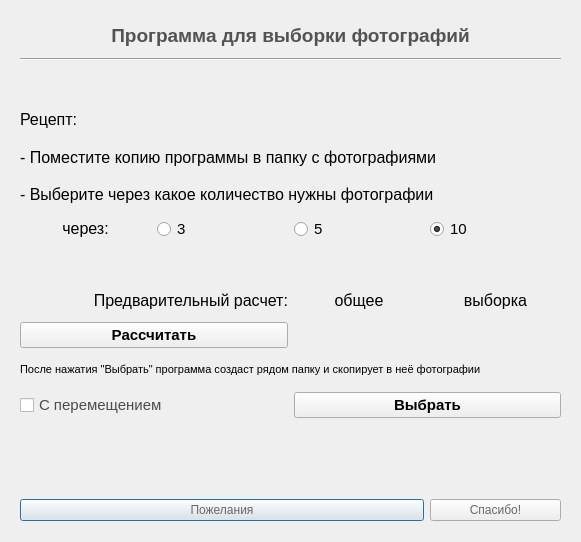
<?xml version="1.0" encoding="UTF-8"?>
<ui version="4.0">
 <class>Dialog</class>
 <widget class="QDialog" name="Dialog">
  <property name="windowModality">
   <enum>Qt::NonModal</enum>
  </property>
  <property name="geometry">
   <rect>
    <x>0</x>
    <y>0</y>
    <width>581</width>
    <height>542</height>
   </rect>
  </property>
  <property name="contextMenuPolicy">
   <enum>Qt::NoContextMenu</enum>
  </property>
  <property name="acceptDrops">
   <bool>false</bool>
  </property>
  <property name="windowTitle">
   <string>hiSampler_v1</string>
  </property>
  <property name="windowIcon">
   <iconset>
    <normaloff>Favicon.png</normaloff>Favicon.png</iconset>
  </property>
  <property name="whatsThis">
   <string/>
  </property>
  <property name="locale">
   <locale language="English" country="UnitedStates"/>
  </property>
  <property name="inputMethodHints">
   <set>Qt::ImhNone</set>
  </property>
  <widget class="QWidget" name="gridLayoutWidget">
   <property name="geometry">
    <rect>
     <x>20</x>
     <y>20</y>
     <width>541</width>
     <height>501</height>
    </rect>
   </property>
   <layout class="QGridLayout" name="gridLayout">
    <item row="9" column="0" colspan="4">
     <widget class="QLabel" name="label_7">
      <property name="palette">
       <palette>
        <active>
         <colorrole role="WindowText">
          <brush brushstyle="SolidPattern">
           <color alpha="255">
            <red>83</red>
            <green>83</green>
            <blue>83</blue>
           </color>
          </brush>
         </colorrole>
         <colorrole role="Text">
          <brush brushstyle="SolidPattern">
           <color alpha="255">
            <red>76</red>
            <green>76</green>
            <blue>76</blue>
           </color>
          </brush>
         </colorrole>
        </active>
        <inactive>
         <colorrole role="WindowText">
          <brush brushstyle="SolidPattern">
           <color alpha="255">
            <red>0</red>
            <green>0</green>
            <blue>0</blue>
           </color>
          </brush>
         </colorrole>
         <colorrole role="Text">
          <brush brushstyle="SolidPattern">
           <color alpha="255">
            <red>0</red>
            <green>0</green>
            <blue>0</blue>
           </color>
          </brush>
         </colorrole>
        </inactive>
        <disabled>
         <colorrole role="WindowText">
          <brush brushstyle="SolidPattern">
           <color alpha="255">
            <red>120</red>
            <green>120</green>
            <blue>120</blue>
           </color>
          </brush>
         </colorrole>
         <colorrole role="Text">
          <brush brushstyle="SolidPattern">
           <color alpha="255">
            <red>120</red>
            <green>120</green>
            <blue>120</blue>
           </color>
          </brush>
         </colorrole>
        </disabled>
       </palette>
      </property>
      <property name="font">
       <font>
        <pointsize>12</pointsize>
        <weight>50</weight>
        <bold>false</bold>
       </font>
      </property>
      <property name="text">
       <string/>
      </property>
      <property name="alignment">
       <set>Qt::AlignLeading|Qt::AlignLeft|Qt::AlignVCenter</set>
      </property>
      <property name="textInteractionFlags">
       <set>Qt::LinksAccessibleByMouse|Qt::TextSelectableByMouse</set>
      </property>
     </widget>
    </item>
    <item row="7" column="0" colspan="4">
     <widget class="QLabel" name="label_5">
      <property name="palette">
       <palette>
        <active>
         <colorrole role="WindowText">
          <brush brushstyle="SolidPattern">
           <color alpha="255">
            <red>83</red>
            <green>83</green>
            <blue>83</blue>
           </color>
          </brush>
         </colorrole>
         <colorrole role="Text">
          <brush brushstyle="SolidPattern">
           <color alpha="255">
            <red>76</red>
            <green>76</green>
            <blue>76</blue>
           </color>
          </brush>
         </colorrole>
        </active>
        <inactive>
         <colorrole role="WindowText">
          <brush brushstyle="SolidPattern">
           <color alpha="255">
            <red>0</red>
            <green>0</green>
            <blue>0</blue>
           </color>
          </brush>
         </colorrole>
         <colorrole role="Text">
          <brush brushstyle="SolidPattern">
           <color alpha="255">
            <red>0</red>
            <green>0</green>
            <blue>0</blue>
           </color>
          </brush>
         </colorrole>
        </inactive>
        <disabled>
         <colorrole role="WindowText">
          <brush brushstyle="SolidPattern">
           <color alpha="255">
            <red>120</red>
            <green>120</green>
            <blue>120</blue>
           </color>
          </brush>
         </colorrole>
         <colorrole role="Text">
          <brush brushstyle="SolidPattern">
           <color alpha="255">
            <red>120</red>
            <green>120</green>
            <blue>120</blue>
           </color>
          </brush>
         </colorrole>
        </disabled>
       </palette>
      </property>
      <property name="font">
       <font>
        <pointsize>12</pointsize>
        <weight>50</weight>
        <bold>false</bold>
       </font>
      </property>
      <property name="text">
       <string>- Выберите через какое количество нужны фотографии</string>
      </property>
      <property name="alignment">
       <set>Qt::AlignLeading|Qt::AlignLeft|Qt::AlignVCenter</set>
      </property>
      <property name="textInteractionFlags">
       <set>Qt::LinksAccessibleByMouse|Qt::TextSelectableByMouse</set>
      </property>
     </widget>
    </item>
    <item row="16" column="0" colspan="3">
     <widget class="QPushButton" name="pb_wishes">
      <property name="palette">
       <palette>
        <active>
         <colorrole role="ButtonText">
          <brush brushstyle="SolidPattern">
           <color alpha="255">
            <red>104</red>
            <green>104</green>
            <blue>104</blue>
           </color>
          </brush>
         </colorrole>
        </active>
        <inactive>
         <colorrole role="ButtonText">
          <brush brushstyle="SolidPattern">
           <color alpha="255">
            <red>104</red>
            <green>104</green>
            <blue>104</blue>
           </color>
          </brush>
         </colorrole>
        </inactive>
        <disabled>
         <colorrole role="ButtonText">
          <brush brushstyle="SolidPattern">
           <color alpha="255">
            <red>120</red>
            <green>120</green>
            <blue>120</blue>
           </color>
          </brush>
         </colorrole>
        </disabled>
       </palette>
      </property>
      <property name="text">
       <string>Пожелания</string>
      </property>
      <property name="autoExclusive">
       <bool>false</bool>
      </property>
      <property name="autoDefault">
       <bool>true</bool>
      </property>
     </widget>
    </item>
    <item row="0" column="0" colspan="4">
     <widget class="QLabel" name="label_1">
      <property name="palette">
       <palette>
        <active>
         <colorrole role="WindowText">
          <brush brushstyle="SolidPattern">
           <color alpha="255">
            <red>83</red>
            <green>83</green>
            <blue>83</blue>
           </color>
          </brush>
         </colorrole>
         <colorrole role="Text">
          <brush brushstyle="SolidPattern">
           <color alpha="255">
            <red>76</red>
            <green>76</green>
            <blue>76</blue>
           </color>
          </brush>
         </colorrole>
        </active>
        <inactive>
         <colorrole role="WindowText">
          <brush brushstyle="SolidPattern">
           <color alpha="255">
            <red>83</red>
            <green>83</green>
            <blue>83</blue>
           </color>
          </brush>
         </colorrole>
         <colorrole role="Text">
          <brush brushstyle="SolidPattern">
           <color alpha="255">
            <red>83</red>
            <green>83</green>
            <blue>83</blue>
           </color>
          </brush>
         </colorrole>
        </inactive>
        <disabled>
         <colorrole role="WindowText">
          <brush brushstyle="SolidPattern">
           <color alpha="255">
            <red>83</red>
            <green>83</green>
            <blue>83</blue>
           </color>
          </brush>
         </colorrole>
         <colorrole role="Text">
          <brush brushstyle="SolidPattern">
           <color alpha="255">
            <red>120</red>
            <green>120</green>
            <blue>120</blue>
           </color>
          </brush>
         </colorrole>
        </disabled>
       </palette>
      </property>
      <property name="font">
       <font>
        <pointsize>14</pointsize>
        <weight>75</weight>
        <bold>true</bold>
       </font>
      </property>
      <property name="text">
       <string>Программа для выборки фотографий</string>
      </property>
      <property name="alignment">
       <set>Qt::AlignCenter</set>
      </property>
      <property name="textInteractionFlags">
       <set>Qt::LinksAccessibleByMouse|Qt::TextSelectableByMouse</set>
      </property>
     </widget>
    </item>
    <item row="12" column="0" colspan="4">
     <widget class="QLabel" name="label_92">
      <property name="palette">
       <palette>
        <active>
         <colorrole role="WindowText">
          <brush brushstyle="SolidPattern">
           <color alpha="255">
            <red>83</red>
            <green>83</green>
            <blue>83</blue>
           </color>
          </brush>
         </colorrole>
         <colorrole role="Text">
          <brush brushstyle="SolidPattern">
           <color alpha="255">
            <red>76</red>
            <green>76</green>
            <blue>76</blue>
           </color>
          </brush>
         </colorrole>
        </active>
        <inactive>
         <colorrole role="WindowText">
          <brush brushstyle="SolidPattern">
           <color alpha="255">
            <red>0</red>
            <green>0</green>
            <blue>0</blue>
           </color>
          </brush>
         </colorrole>
         <colorrole role="Text">
          <brush brushstyle="SolidPattern">
           <color alpha="255">
            <red>0</red>
            <green>0</green>
            <blue>0</blue>
           </color>
          </brush>
         </colorrole>
        </inactive>
        <disabled>
         <colorrole role="WindowText">
          <brush brushstyle="SolidPattern">
           <color alpha="255">
            <red>120</red>
            <green>120</green>
            <blue>120</blue>
           </color>
          </brush>
         </colorrole>
         <colorrole role="Text">
          <brush brushstyle="SolidPattern">
           <color alpha="255">
            <red>120</red>
            <green>120</green>
            <blue>120</blue>
           </color>
          </brush>
         </colorrole>
        </disabled>
       </palette>
      </property>
      <property name="font">
       <font>
        <pointsize>8</pointsize>
        <weight>50</weight>
        <bold>false</bold>
       </font>
      </property>
      <property name="text">
       <string>После нажатия &quot;Выбрать&quot; программа создаст рядом папку и скопирует в неё фотографии</string>
      </property>
      <property name="alignment">
       <set>Qt::AlignLeading|Qt::AlignLeft|Qt::AlignVCenter</set>
      </property>
      <property name="textInteractionFlags">
       <set>Qt::LinksAccessibleByMouse|Qt::TextSelectableByMouse</set>
      </property>
     </widget>
    </item>
    <item row="13" column="2" colspan="2">
     <widget class="QPushButton" name="pb_choice">
      <property name="enabled">
       <bool>true</bool>
      </property>
      <property name="minimumSize">
       <size>
        <width>0</width>
        <height>0</height>
       </size>
      </property>
      <property name="palette">
       <palette>
        <active>
         <colorrole role="WindowText">
          <brush brushstyle="SolidPattern">
           <color alpha="255">
            <red>83</red>
            <green>83</green>
            <blue>83</blue>
           </color>
          </brush>
         </colorrole>
         <colorrole role="Text">
          <brush brushstyle="SolidPattern">
           <color alpha="255">
            <red>76</red>
            <green>76</green>
            <blue>76</blue>
           </color>
          </brush>
         </colorrole>
        </active>
        <inactive>
         <colorrole role="WindowText">
          <brush brushstyle="SolidPattern">
           <color alpha="255">
            <red>0</red>
            <green>0</green>
            <blue>0</blue>
           </color>
          </brush>
         </colorrole>
         <colorrole role="Text">
          <brush brushstyle="SolidPattern">
           <color alpha="255">
            <red>0</red>
            <green>0</green>
            <blue>0</blue>
           </color>
          </brush>
         </colorrole>
        </inactive>
        <disabled>
         <colorrole role="WindowText">
          <brush brushstyle="SolidPattern">
           <color alpha="255">
            <red>120</red>
            <green>120</green>
            <blue>120</blue>
           </color>
          </brush>
         </colorrole>
         <colorrole role="Text">
          <brush brushstyle="SolidPattern">
           <color alpha="255">
            <red>120</red>
            <green>120</green>
            <blue>120</blue>
           </color>
          </brush>
         </colorrole>
        </disabled>
       </palette>
      </property>
      <property name="font">
       <font>
        <pointsize>11</pointsize>
        <weight>75</weight>
        <bold>true</bold>
       </font>
      </property>
      <property name="text">
       <string>Выбрать</string>
      </property>
     </widget>
    </item>
    <item row="15" column="0" colspan="4">
     <widget class="QLabel" name="op_wishes_thanks">
      <property name="font">
       <font>
        <pointsize>11</pointsize>
       </font>
      </property>
      <property name="mouseTracking">
       <bool>false</bool>
      </property>
      <property name="text">
       <string/>
      </property>
      <property name="alignment">
       <set>Qt::AlignHCenter|Qt::AlignTop</set>
      </property>
      <property name="wordWrap">
       <bool>true</bool>
      </property>
      <property name="textInteractionFlags">
       <set>Qt::LinksAccessibleByMouse|Qt::TextSelectableByMouse</set>
      </property>
      <property name="buddy">
       <cstring>pb_wishes</cstring>
      </property>
     </widget>
    </item>
    <item row="2" column="0" colspan="4">
     <widget class="QLabel" name="label_2">
      <property name="palette">
       <palette>
        <active>
         <colorrole role="WindowText">
          <brush brushstyle="SolidPattern">
           <color alpha="255">
            <red>83</red>
            <green>83</green>
            <blue>83</blue>
           </color>
          </brush>
         </colorrole>
         <colorrole role="Text">
          <brush brushstyle="SolidPattern">
           <color alpha="255">
            <red>76</red>
            <green>76</green>
            <blue>76</blue>
           </color>
          </brush>
         </colorrole>
        </active>
        <inactive>
         <colorrole role="WindowText">
          <brush brushstyle="SolidPattern">
           <color alpha="255">
            <red>0</red>
            <green>0</green>
            <blue>0</blue>
           </color>
          </brush>
         </colorrole>
         <colorrole role="Text">
          <brush brushstyle="SolidPattern">
           <color alpha="255">
            <red>0</red>
            <green>0</green>
            <blue>0</blue>
           </color>
          </brush>
         </colorrole>
        </inactive>
        <disabled>
         <colorrole role="WindowText">
          <brush brushstyle="SolidPattern">
           <color alpha="255">
            <red>120</red>
            <green>120</green>
            <blue>120</blue>
           </color>
          </brush>
         </colorrole>
         <colorrole role="Text">
          <brush brushstyle="SolidPattern">
           <color alpha="255">
            <red>120</red>
            <green>120</green>
            <blue>120</blue>
           </color>
          </brush>
         </colorrole>
        </disabled>
       </palette>
      </property>
      <property name="font">
       <font>
        <pointsize>12</pointsize>
        <weight>50</weight>
        <bold>false</bold>
       </font>
      </property>
      <property name="text">
       <string/>
      </property>
      <property name="alignment">
       <set>Qt::AlignLeading|Qt::AlignLeft|Qt::AlignVCenter</set>
      </property>
      <property name="textInteractionFlags">
       <set>Qt::LinksAccessibleByMouse|Qt::TextSelectableByMouse</set>
      </property>
     </widget>
    </item>
    <item row="6" column="0" colspan="4">
     <widget class="QLabel" name="label_4">
      <property name="palette">
       <palette>
        <active>
         <colorrole role="WindowText">
          <brush brushstyle="SolidPattern">
           <color alpha="255">
            <red>83</red>
            <green>83</green>
            <blue>83</blue>
           </color>
          </brush>
         </colorrole>
         <colorrole role="Text">
          <brush brushstyle="SolidPattern">
           <color alpha="255">
            <red>76</red>
            <green>76</green>
            <blue>76</blue>
           </color>
          </brush>
         </colorrole>
        </active>
        <inactive>
         <colorrole role="WindowText">
          <brush brushstyle="SolidPattern">
           <color alpha="255">
            <red>0</red>
            <green>0</green>
            <blue>0</blue>
           </color>
          </brush>
         </colorrole>
         <colorrole role="Text">
          <brush brushstyle="SolidPattern">
           <color alpha="255">
            <red>0</red>
            <green>0</green>
            <blue>0</blue>
           </color>
          </brush>
         </colorrole>
        </inactive>
        <disabled>
         <colorrole role="WindowText">
          <brush brushstyle="SolidPattern">
           <color alpha="255">
            <red>120</red>
            <green>120</green>
            <blue>120</blue>
           </color>
          </brush>
         </colorrole>
         <colorrole role="Text">
          <brush brushstyle="SolidPattern">
           <color alpha="255">
            <red>120</red>
            <green>120</green>
            <blue>120</blue>
           </color>
          </brush>
         </colorrole>
        </disabled>
       </palette>
      </property>
      <property name="font">
       <font>
        <pointsize>12</pointsize>
        <weight>50</weight>
        <bold>false</bold>
       </font>
      </property>
      <property name="text">
       <string>- Поместите копию программы в папку c фотографиями</string>
      </property>
      <property name="alignment">
       <set>Qt::AlignLeading|Qt::AlignLeft|Qt::AlignVCenter</set>
      </property>
      <property name="textInteractionFlags">
       <set>Qt::LinksAccessibleByMouse|Qt::TextSelectableByMouse</set>
      </property>
     </widget>
    </item>
    <item row="10" column="2">
     <widget class="QLabel" name="label_9">
      <property name="palette">
       <palette>
        <active>
         <colorrole role="WindowText">
          <brush brushstyle="SolidPattern">
           <color alpha="255">
            <red>83</red>
            <green>83</green>
            <blue>83</blue>
           </color>
          </brush>
         </colorrole>
         <colorrole role="Text">
          <brush brushstyle="SolidPattern">
           <color alpha="255">
            <red>76</red>
            <green>76</green>
            <blue>76</blue>
           </color>
          </brush>
         </colorrole>
        </active>
        <inactive>
         <colorrole role="WindowText">
          <brush brushstyle="SolidPattern">
           <color alpha="255">
            <red>0</red>
            <green>0</green>
            <blue>0</blue>
           </color>
          </brush>
         </colorrole>
         <colorrole role="Text">
          <brush brushstyle="SolidPattern">
           <color alpha="255">
            <red>0</red>
            <green>0</green>
            <blue>0</blue>
           </color>
          </brush>
         </colorrole>
        </inactive>
        <disabled>
         <colorrole role="WindowText">
          <brush brushstyle="SolidPattern">
           <color alpha="255">
            <red>120</red>
            <green>120</green>
            <blue>120</blue>
           </color>
          </brush>
         </colorrole>
         <colorrole role="Text">
          <brush brushstyle="SolidPattern">
           <color alpha="255">
            <red>120</red>
            <green>120</green>
            <blue>120</blue>
           </color>
          </brush>
         </colorrole>
        </disabled>
       </palette>
      </property>
      <property name="font">
       <font>
        <pointsize>12</pointsize>
        <weight>50</weight>
        <bold>false</bold>
       </font>
      </property>
      <property name="text">
       <string>общее</string>
      </property>
      <property name="alignment">
       <set>Qt::AlignCenter</set>
      </property>
      <property name="textInteractionFlags">
       <set>Qt::LinksAccessibleByMouse|Qt::TextSelectableByMouse</set>
      </property>
     </widget>
    </item>
    <item row="10" column="3">
     <widget class="QLabel" name="label_91">
      <property name="palette">
       <palette>
        <active>
         <colorrole role="WindowText">
          <brush brushstyle="SolidPattern">
           <color alpha="255">
            <red>83</red>
            <green>83</green>
            <blue>83</blue>
           </color>
          </brush>
         </colorrole>
         <colorrole role="Text">
          <brush brushstyle="SolidPattern">
           <color alpha="255">
            <red>76</red>
            <green>76</green>
            <blue>76</blue>
           </color>
          </brush>
         </colorrole>
        </active>
        <inactive>
         <colorrole role="WindowText">
          <brush brushstyle="SolidPattern">
           <color alpha="255">
            <red>0</red>
            <green>0</green>
            <blue>0</blue>
           </color>
          </brush>
         </colorrole>
         <colorrole role="Text">
          <brush brushstyle="SolidPattern">
           <color alpha="255">
            <red>0</red>
            <green>0</green>
            <blue>0</blue>
           </color>
          </brush>
         </colorrole>
        </inactive>
        <disabled>
         <colorrole role="WindowText">
          <brush brushstyle="SolidPattern">
           <color alpha="255">
            <red>120</red>
            <green>120</green>
            <blue>120</blue>
           </color>
          </brush>
         </colorrole>
         <colorrole role="Text">
          <brush brushstyle="SolidPattern">
           <color alpha="255">
            <red>120</red>
            <green>120</green>
            <blue>120</blue>
           </color>
          </brush>
         </colorrole>
        </disabled>
       </palette>
      </property>
      <property name="font">
       <font>
        <pointsize>12</pointsize>
        <weight>50</weight>
        <bold>false</bold>
       </font>
      </property>
      <property name="text">
       <string>выборка</string>
      </property>
      <property name="alignment">
       <set>Qt::AlignCenter</set>
      </property>
      <property name="textInteractionFlags">
       <set>Qt::LinksAccessibleByMouse|Qt::TextSelectableByMouse</set>
      </property>
     </widget>
    </item>
    <item row="1" column="0" colspan="4">
     <widget class="Line" name="line">
      <property name="orientation">
       <enum>Qt::Horizontal</enum>
      </property>
     </widget>
    </item>
    <item row="11" column="3">
     <widget class="QLabel" name="op_sample_num">
      <property name="font">
       <font>
        <pointsize>15</pointsize>
       </font>
      </property>
      <property name="mouseTracking">
       <bool>false</bool>
      </property>
      <property name="text">
       <string/>
      </property>
      <property name="alignment">
       <set>Qt::AlignCenter</set>
      </property>
      <property name="wordWrap">
       <bool>true</bool>
      </property>
      <property name="textInteractionFlags">
       <set>Qt::LinksAccessibleByMouse|Qt::TextSelectableByMouse</set>
      </property>
     </widget>
    </item>
    <item row="5" column="0">
     <widget class="QLabel" name="label_3">
      <property name="palette">
       <palette>
        <active>
         <colorrole role="WindowText">
          <brush brushstyle="SolidPattern">
           <color alpha="255">
            <red>83</red>
            <green>83</green>
            <blue>83</blue>
           </color>
          </brush>
         </colorrole>
         <colorrole role="Text">
          <brush brushstyle="SolidPattern">
           <color alpha="255">
            <red>76</red>
            <green>76</green>
            <blue>76</blue>
           </color>
          </brush>
         </colorrole>
        </active>
        <inactive>
         <colorrole role="WindowText">
          <brush brushstyle="SolidPattern">
           <color alpha="255">
            <red>0</red>
            <green>0</green>
            <blue>0</blue>
           </color>
          </brush>
         </colorrole>
         <colorrole role="Text">
          <brush brushstyle="SolidPattern">
           <color alpha="255">
            <red>0</red>
            <green>0</green>
            <blue>0</blue>
           </color>
          </brush>
         </colorrole>
        </inactive>
        <disabled>
         <colorrole role="WindowText">
          <brush brushstyle="SolidPattern">
           <color alpha="255">
            <red>120</red>
            <green>120</green>
            <blue>120</blue>
           </color>
          </brush>
         </colorrole>
         <colorrole role="Text">
          <brush brushstyle="SolidPattern">
           <color alpha="255">
            <red>120</red>
            <green>120</green>
            <blue>120</blue>
           </color>
          </brush>
         </colorrole>
        </disabled>
       </palette>
      </property>
      <property name="font">
       <font>
        <pointsize>12</pointsize>
        <weight>50</weight>
        <bold>false</bold>
       </font>
      </property>
      <property name="text">
       <string>Рецепт:</string>
      </property>
      <property name="alignment">
       <set>Qt::AlignLeading|Qt::AlignLeft|Qt::AlignVCenter</set>
      </property>
      <property name="textInteractionFlags">
       <set>Qt::LinksAccessibleByMouse|Qt::TextSelectableByMouse</set>
      </property>
     </widget>
    </item>
    <item row="8" column="2">
     <widget class="QRadioButton" name="rb_over_5">
      <property name="enabled">
       <bool>true</bool>
      </property>
      <property name="palette">
       <palette>
        <active>
         <colorrole role="WindowText">
          <brush brushstyle="SolidPattern">
           <color alpha="255">
            <red>83</red>
            <green>83</green>
            <blue>83</blue>
           </color>
          </brush>
         </colorrole>
         <colorrole role="Text">
          <brush brushstyle="SolidPattern">
           <color alpha="255">
            <red>76</red>
            <green>76</green>
            <blue>76</blue>
           </color>
          </brush>
         </colorrole>
        </active>
        <inactive>
         <colorrole role="WindowText">
          <brush brushstyle="SolidPattern">
           <color alpha="255">
            <red>0</red>
            <green>0</green>
            <blue>0</blue>
           </color>
          </brush>
         </colorrole>
         <colorrole role="Text">
          <brush brushstyle="SolidPattern">
           <color alpha="255">
            <red>0</red>
            <green>0</green>
            <blue>0</blue>
           </color>
          </brush>
         </colorrole>
        </inactive>
        <disabled>
         <colorrole role="WindowText">
          <brush brushstyle="SolidPattern">
           <color alpha="255">
            <red>120</red>
            <green>120</green>
            <blue>120</blue>
           </color>
          </brush>
         </colorrole>
         <colorrole role="Text">
          <brush brushstyle="SolidPattern">
           <color alpha="255">
            <red>120</red>
            <green>120</green>
            <blue>120</blue>
           </color>
          </brush>
         </colorrole>
        </disabled>
       </palette>
      </property>
      <property name="font">
       <font>
        <pointsize>11</pointsize>
       </font>
      </property>
      <property name="layoutDirection">
       <enum>Qt::LeftToRight</enum>
      </property>
      <property name="text">
       <string>5</string>
      </property>
      <property name="checked">
       <bool>false</bool>
      </property>
      <property name="autoExclusive">
       <bool>true</bool>
      </property>
     </widget>
    </item>
    <item row="8" column="1">
     <widget class="QRadioButton" name="rb_over_3">
      <property name="enabled">
       <bool>true</bool>
      </property>
      <property name="palette">
       <palette>
        <active>
         <colorrole role="WindowText">
          <brush brushstyle="SolidPattern">
           <color alpha="255">
            <red>83</red>
            <green>83</green>
            <blue>83</blue>
           </color>
          </brush>
         </colorrole>
         <colorrole role="Text">
          <brush brushstyle="SolidPattern">
           <color alpha="255">
            <red>76</red>
            <green>76</green>
            <blue>76</blue>
           </color>
          </brush>
         </colorrole>
        </active>
        <inactive>
         <colorrole role="WindowText">
          <brush brushstyle="SolidPattern">
           <color alpha="255">
            <red>0</red>
            <green>0</green>
            <blue>0</blue>
           </color>
          </brush>
         </colorrole>
         <colorrole role="Text">
          <brush brushstyle="SolidPattern">
           <color alpha="255">
            <red>0</red>
            <green>0</green>
            <blue>0</blue>
           </color>
          </brush>
         </colorrole>
        </inactive>
        <disabled>
         <colorrole role="WindowText">
          <brush brushstyle="SolidPattern">
           <color alpha="255">
            <red>120</red>
            <green>120</green>
            <blue>120</blue>
           </color>
          </brush>
         </colorrole>
         <colorrole role="Text">
          <brush brushstyle="SolidPattern">
           <color alpha="255">
            <red>120</red>
            <green>120</green>
            <blue>120</blue>
           </color>
          </brush>
         </colorrole>
        </disabled>
       </palette>
      </property>
      <property name="font">
       <font>
        <pointsize>11</pointsize>
       </font>
      </property>
      <property name="layoutDirection">
       <enum>Qt::LeftToRight</enum>
      </property>
      <property name="text">
       <string>3</string>
      </property>
      <property name="checked">
       <bool>false</bool>
      </property>
      <property name="autoExclusive">
       <bool>true</bool>
      </property>
     </widget>
    </item>
    <item row="13" column="0" colspan="2">
     <widget class="QCheckBox" name="cb_move">
      <property name="palette">
       <palette>
        <active>
         <colorrole role="WindowText">
          <brush brushstyle="SolidPattern">
           <color alpha="255">
            <red>76</red>
            <green>76</green>
            <blue>76</blue>
           </color>
          </brush>
         </colorrole>
         <colorrole role="Text">
          <brush brushstyle="SolidPattern">
           <color alpha="255">
            <red>76</red>
            <green>76</green>
            <blue>76</blue>
           </color>
          </brush>
         </colorrole>
        </active>
        <inactive>
         <colorrole role="WindowText">
          <brush brushstyle="SolidPattern">
           <color alpha="255">
            <red>76</red>
            <green>76</green>
            <blue>76</blue>
           </color>
          </brush>
         </colorrole>
         <colorrole role="Text">
          <brush brushstyle="SolidPattern">
           <color alpha="255">
            <red>76</red>
            <green>76</green>
            <blue>76</blue>
           </color>
          </brush>
         </colorrole>
        </inactive>
        <disabled>
         <colorrole role="WindowText">
          <brush brushstyle="SolidPattern">
           <color alpha="255">
            <red>120</red>
            <green>120</green>
            <blue>120</blue>
           </color>
          </brush>
         </colorrole>
         <colorrole role="Text">
          <brush brushstyle="SolidPattern">
           <color alpha="255">
            <red>120</red>
            <green>120</green>
            <blue>120</blue>
           </color>
          </brush>
         </colorrole>
        </disabled>
       </palette>
      </property>
      <property name="font">
       <font>
        <pointsize>11</pointsize>
       </font>
      </property>
      <property name="text">
       <string>С перемещением</string>
      </property>
     </widget>
    </item>
    <item row="16" column="3">
     <widget class="QPushButton" name="pb_thanks">
      <property name="palette">
       <palette>
        <active>
         <colorrole role="ButtonText">
          <brush brushstyle="SolidPattern">
           <color alpha="255">
            <red>104</red>
            <green>104</green>
            <blue>104</blue>
           </color>
          </brush>
         </colorrole>
        </active>
        <inactive>
         <colorrole role="ButtonText">
          <brush brushstyle="SolidPattern">
           <color alpha="255">
            <red>104</red>
            <green>104</green>
            <blue>104</blue>
           </color>
          </brush>
         </colorrole>
        </inactive>
        <disabled>
         <colorrole role="ButtonText">
          <brush brushstyle="SolidPattern">
           <color alpha="255">
            <red>120</red>
            <green>120</green>
            <blue>120</blue>
           </color>
          </brush>
         </colorrole>
        </disabled>
       </palette>
      </property>
      <property name="text">
       <string>Спасибо!</string>
      </property>
     </widget>
    </item>
    <item row="11" column="2">
     <widget class="QLabel" name="op_total_num">
      <property name="font">
       <font>
        <pointsize>15</pointsize>
       </font>
      </property>
      <property name="mouseTracking">
       <bool>false</bool>
      </property>
      <property name="text">
       <string/>
      </property>
      <property name="alignment">
       <set>Qt::AlignCenter</set>
      </property>
      <property name="wordWrap">
       <bool>true</bool>
      </property>
      <property name="textInteractionFlags">
       <set>Qt::LinksAccessibleByMouse|Qt::TextSelectableByMouse</set>
      </property>
     </widget>
    </item>
    <item row="14" column="0" colspan="4">
     <widget class="QLabel" name="output">
      <property name="font">
       <font>
        <pointsize>11</pointsize>
       </font>
      </property>
      <property name="mouseTracking">
       <bool>false</bool>
      </property>
      <property name="text">
       <string/>
      </property>
      <property name="alignment">
       <set>Qt::AlignLeading|Qt::AlignLeft|Qt::AlignTop</set>
      </property>
      <property name="wordWrap">
       <bool>true</bool>
      </property>
      <property name="textInteractionFlags">
       <set>Qt::LinksAccessibleByMouse|Qt::TextSelectableByMouse</set>
      </property>
     </widget>
    </item>
    <item row="8" column="0">
     <widget class="QLabel" name="label_6">
      <property name="palette">
       <palette>
        <active>
         <colorrole role="WindowText">
          <brush brushstyle="SolidPattern">
           <color alpha="255">
            <red>83</red>
            <green>83</green>
            <blue>83</blue>
           </color>
          </brush>
         </colorrole>
         <colorrole role="Text">
          <brush brushstyle="SolidPattern">
           <color alpha="255">
            <red>76</red>
            <green>76</green>
            <blue>76</blue>
           </color>
          </brush>
         </colorrole>
        </active>
        <inactive>
         <colorrole role="WindowText">
          <brush brushstyle="SolidPattern">
           <color alpha="255">
            <red>0</red>
            <green>0</green>
            <blue>0</blue>
           </color>
          </brush>
         </colorrole>
         <colorrole role="Text">
          <brush brushstyle="SolidPattern">
           <color alpha="255">
            <red>0</red>
            <green>0</green>
            <blue>0</blue>
           </color>
          </brush>
         </colorrole>
        </inactive>
        <disabled>
         <colorrole role="WindowText">
          <brush brushstyle="SolidPattern">
           <color alpha="255">
            <red>120</red>
            <green>120</green>
            <blue>120</blue>
           </color>
          </brush>
         </colorrole>
         <colorrole role="Text">
          <brush brushstyle="SolidPattern">
           <color alpha="255">
            <red>120</red>
            <green>120</green>
            <blue>120</blue>
           </color>
          </brush>
         </colorrole>
        </disabled>
       </palette>
      </property>
      <property name="font">
       <font>
        <pointsize>12</pointsize>
        <weight>50</weight>
        <bold>false</bold>
       </font>
      </property>
      <property name="layoutDirection">
       <enum>Qt::RightToLeft</enum>
      </property>
      <property name="text">
       <string>через:</string>
      </property>
      <property name="alignment">
       <set>Qt::AlignCenter</set>
      </property>
      <property name="textInteractionFlags">
       <set>Qt::LinksAccessibleByMouse|Qt::TextSelectableByMouse</set>
      </property>
     </widget>
    </item>
    <item row="8" column="3">
     <widget class="QRadioButton" name="rb_over_10">
      <property name="enabled">
       <bool>true</bool>
      </property>
      <property name="palette">
       <palette>
        <active>
         <colorrole role="WindowText">
          <brush brushstyle="SolidPattern">
           <color alpha="255">
            <red>83</red>
            <green>83</green>
            <blue>83</blue>
           </color>
          </brush>
         </colorrole>
         <colorrole role="Text">
          <brush brushstyle="SolidPattern">
           <color alpha="255">
            <red>76</red>
            <green>76</green>
            <blue>76</blue>
           </color>
          </brush>
         </colorrole>
        </active>
        <inactive>
         <colorrole role="WindowText">
          <brush brushstyle="SolidPattern">
           <color alpha="255">
            <red>0</red>
            <green>0</green>
            <blue>0</blue>
           </color>
          </brush>
         </colorrole>
         <colorrole role="Text">
          <brush brushstyle="SolidPattern">
           <color alpha="255">
            <red>0</red>
            <green>0</green>
            <blue>0</blue>
           </color>
          </brush>
         </colorrole>
        </inactive>
        <disabled>
         <colorrole role="WindowText">
          <brush brushstyle="SolidPattern">
           <color alpha="255">
            <red>120</red>
            <green>120</green>
            <blue>120</blue>
           </color>
          </brush>
         </colorrole>
         <colorrole role="Text">
          <brush brushstyle="SolidPattern">
           <color alpha="255">
            <red>120</red>
            <green>120</green>
            <blue>120</blue>
           </color>
          </brush>
         </colorrole>
        </disabled>
       </palette>
      </property>
      <property name="font">
       <font>
        <pointsize>11</pointsize>
       </font>
      </property>
      <property name="layoutDirection">
       <enum>Qt::LeftToRight</enum>
      </property>
      <property name="text">
       <string>10</string>
      </property>
      <property name="checkable">
       <bool>true</bool>
      </property>
      <property name="checked">
       <bool>true</bool>
      </property>
      <property name="autoRepeat">
       <bool>false</bool>
      </property>
      <property name="autoExclusive">
       <bool>true</bool>
      </property>
     </widget>
    </item>
    <item row="10" column="0" colspan="2">
     <widget class="QLabel" name="label_8">
      <property name="palette">
       <palette>
        <active>
         <colorrole role="WindowText">
          <brush brushstyle="SolidPattern">
           <color alpha="255">
            <red>83</red>
            <green>83</green>
            <blue>83</blue>
           </color>
          </brush>
         </colorrole>
         <colorrole role="Text">
          <brush brushstyle="SolidPattern">
           <color alpha="255">
            <red>76</red>
            <green>76</green>
            <blue>76</blue>
           </color>
          </brush>
         </colorrole>
        </active>
        <inactive>
         <colorrole role="WindowText">
          <brush brushstyle="SolidPattern">
           <color alpha="255">
            <red>0</red>
            <green>0</green>
            <blue>0</blue>
           </color>
          </brush>
         </colorrole>
         <colorrole role="Text">
          <brush brushstyle="SolidPattern">
           <color alpha="255">
            <red>0</red>
            <green>0</green>
            <blue>0</blue>
           </color>
          </brush>
         </colorrole>
        </inactive>
        <disabled>
         <colorrole role="WindowText">
          <brush brushstyle="SolidPattern">
           <color alpha="255">
            <red>120</red>
            <green>120</green>
            <blue>120</blue>
           </color>
          </brush>
         </colorrole>
         <colorrole role="Text">
          <brush brushstyle="SolidPattern">
           <color alpha="255">
            <red>120</red>
            <green>120</green>
            <blue>120</blue>
           </color>
          </brush>
         </colorrole>
        </disabled>
       </palette>
      </property>
      <property name="font">
       <font>
        <pointsize>12</pointsize>
        <weight>50</weight>
        <bold>false</bold>
       </font>
      </property>
      <property name="text">
       <string>Предварительный расчет:</string>
      </property>
      <property name="alignment">
       <set>Qt::AlignRight|Qt::AlignTrailing|Qt::AlignVCenter</set>
      </property>
      <property name="textInteractionFlags">
       <set>Qt::LinksAccessibleByMouse|Qt::TextSelectableByMouse</set>
      </property>
     </widget>
    </item>
    <item row="11" column="0" colspan="2">
     <widget class="QPushButton" name="pb_calculate">
      <property name="enabled">
       <bool>true</bool>
      </property>
      <property name="minimumSize">
       <size>
        <width>0</width>
        <height>0</height>
       </size>
      </property>
      <property name="palette">
       <palette>
        <active>
         <colorrole role="WindowText">
          <brush brushstyle="SolidPattern">
           <color alpha="255">
            <red>83</red>
            <green>83</green>
            <blue>83</blue>
           </color>
          </brush>
         </colorrole>
         <colorrole role="Text">
          <brush brushstyle="SolidPattern">
           <color alpha="255">
            <red>76</red>
            <green>76</green>
            <blue>76</blue>
           </color>
          </brush>
         </colorrole>
        </active>
        <inactive>
         <colorrole role="WindowText">
          <brush brushstyle="SolidPattern">
           <color alpha="255">
            <red>0</red>
            <green>0</green>
            <blue>0</blue>
           </color>
          </brush>
         </colorrole>
         <colorrole role="Text">
          <brush brushstyle="SolidPattern">
           <color alpha="255">
            <red>0</red>
            <green>0</green>
            <blue>0</blue>
           </color>
          </brush>
         </colorrole>
        </inactive>
        <disabled>
         <colorrole role="WindowText">
          <brush brushstyle="SolidPattern">
           <color alpha="255">
            <red>120</red>
            <green>120</green>
            <blue>120</blue>
           </color>
          </brush>
         </colorrole>
         <colorrole role="Text">
          <brush brushstyle="SolidPattern">
           <color alpha="255">
            <red>120</red>
            <green>120</green>
            <blue>120</blue>
           </color>
          </brush>
         </colorrole>
        </disabled>
       </palette>
      </property>
      <property name="font">
       <font>
        <pointsize>11</pointsize>
        <weight>75</weight>
        <bold>true</bold>
       </font>
      </property>
      <property name="text">
       <string>Рассчитать</string>
      </property>
     </widget>
    </item>
   </layout>
  </widget>
 </widget>
 <tabstops>
  <tabstop>rb_over_3</tabstop>
  <tabstop>rb_over_5</tabstop>
  <tabstop>rb_over_10</tabstop>
  <tabstop>pb_calculate</tabstop>
  <tabstop>cb_move</tabstop>
  <tabstop>pb_choice</tabstop>
  <tabstop>pb_wishes</tabstop>
  <tabstop>pb_thanks</tabstop>
 </tabstops>
 <resources/>
 <connections/>
</ui>
